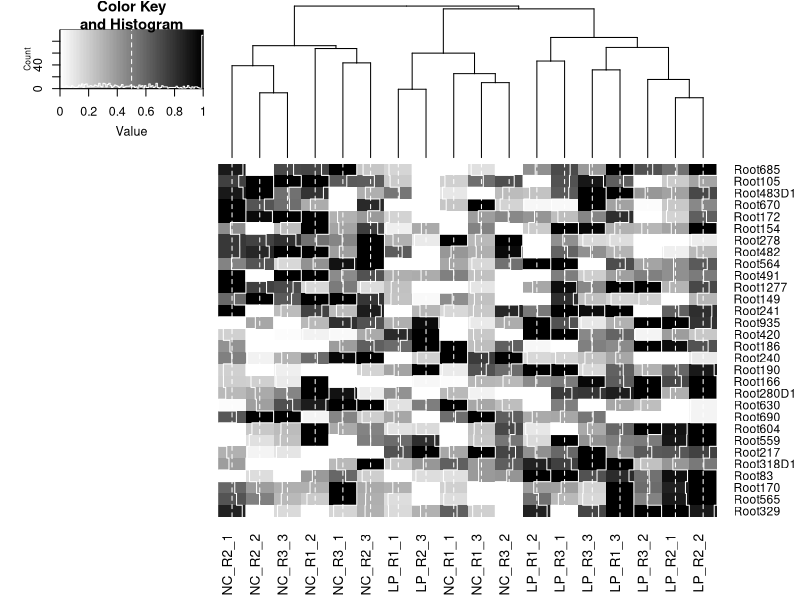

Generate this figure with R: (Note: this script raises an error after producing the figure.)
library("gplots")
library("edgeR")

tab=read.table("otu_table_bac_leaf.txt",header=T)
tab_ra=sweep(tab,2,colSums(tab),"/")
tab_l=log2(tab_ra)
tab_l[is.infinite(as.matrix(tab_l))]<- log2(0.00001)


col_1=grep("NC",colnames(tab_ra));
col_2=grep("LP",colnames(tab_ra));

zz=rev(order(rowMeans(tab_ra[,col_1])))



tax_tab=read.table("taxonomy.txt",header=F,fill=T)
tax_m=match(rownames(tab_ra),tax_tab[,1])



#### norm part

ra_mean=rowMeans(tab_ra[,])

use_rows_ra=names(which(ra_mean>=0.001))

tab_ra=tab_ra[use_rows_ra,]

col_use_a1=grep("R1",colnames(tab_ra));
col_use_a2=grep("R2",colnames(tab_ra));
col_use_a3=grep("R3",colnames(tab_ra));

for(i in 1:nrow(tab_ra)){
	
	x=tab_ra[i,col_use_a1]
	norm_xa = (x-min(x))/(max(x)-min(x))
	
	x=tab_ra[i,col_use_a2]
	norm_xb = (x-min(x))/(max(x)-min(x))
	
	x=tab_ra[i,col_use_a3]
	norm_xc = (x-min(x))/(max(x)-min(x))	

	all_norm=cbind(norm_xa,norm_xb,norm_xc)
	
	if(i==1){ fin_norm=all_norm }
	else{ fin_norm=rbind(fin_norm,all_norm) }	
	
}

use_row=!is.na(rowSums(fin_norm))
fin_norm=fin_norm[use_row,]


use_col2=colorRampPalette(c("white","black"))(100)

tree_ord=read.table("tree_bac_leaf.txt",header=F)
zz=c(as.matrix(tree_ord))
xx=intersect(zz,rownames(fin_norm))
heatmap.2(as.matrix(fin_norm[xx,]),tracecol=F,col=use_col2,Rowv=F)

tax_m=match(rownames(fin_norm),tax_tab[,1])
col_1_n=grep("NC",colnames(fin_norm));
col_2_n=grep("LP",colnames(fin_norm));



mean_sc_ra=rowMeans(tab_ra[,col_2])
mean_nc_ra=rowMeans(tab_ra[,col_1])

mean_nc=rowMeans(fin_norm[,col_1_n])
mean_sc=rowMeans(fin_norm[,col_2_n])

tax_group=sort(unique(droplevels(tax_tab[tax_m,5])))




###################
### with GLM
###################

gen_list=c(rep(1,9),rep(2,9))

# xx comes from overlap with tree

tab_test=tab[xx,c(col_1,col_2)]

new_obj=DGEList(counts=tab_test,lib.size=colSums(tab_test),group=gen_list,remove.zeros=T)	 
new_obj <- calcNormFactors(new_obj)

exp_num=factor(substring(colnames(tab_test),4,5))
cond_num=factor(substring(colnames(tab_test),1,2))

design=model.matrix(~exp_num+cond_num)
rownames(design)=colnames(tab_test)

new_obj_disp=estimateGLMCommonDisp(new_obj,design,verbose=T)
new_obj_disp=estimateGLMTrendedDisp(new_obj_disp,design)
new_obj_disp=estimateGLMTagwiseDisp(new_obj_disp,design)

fit=glmFit(new_obj_disp,design)
lrt=glmLRT(fit)


dev.new()

aa=rownames(lrt$table[lrt$table$PValue<=0.05,])
aa_num=match(aa,rownames(lrt$table))
plot(aa_num,lrt$table[lrt$table$PValue<=0.05,1],xlim=c(1,30),pch=19,cex=1.5,ylim=c(-1.5,1.5))

bb=rownames(lrt$table[lrt$table$PValue>0.05,])
bb_num=match(bb,rownames(lrt$table))
points(bb_num,lrt$table[lrt$table$PValue>0.05,1],pch=19,cex=0.5,col="grey")

segments(1:30,rep(0,30),1:30,lrt$table$logFC)
